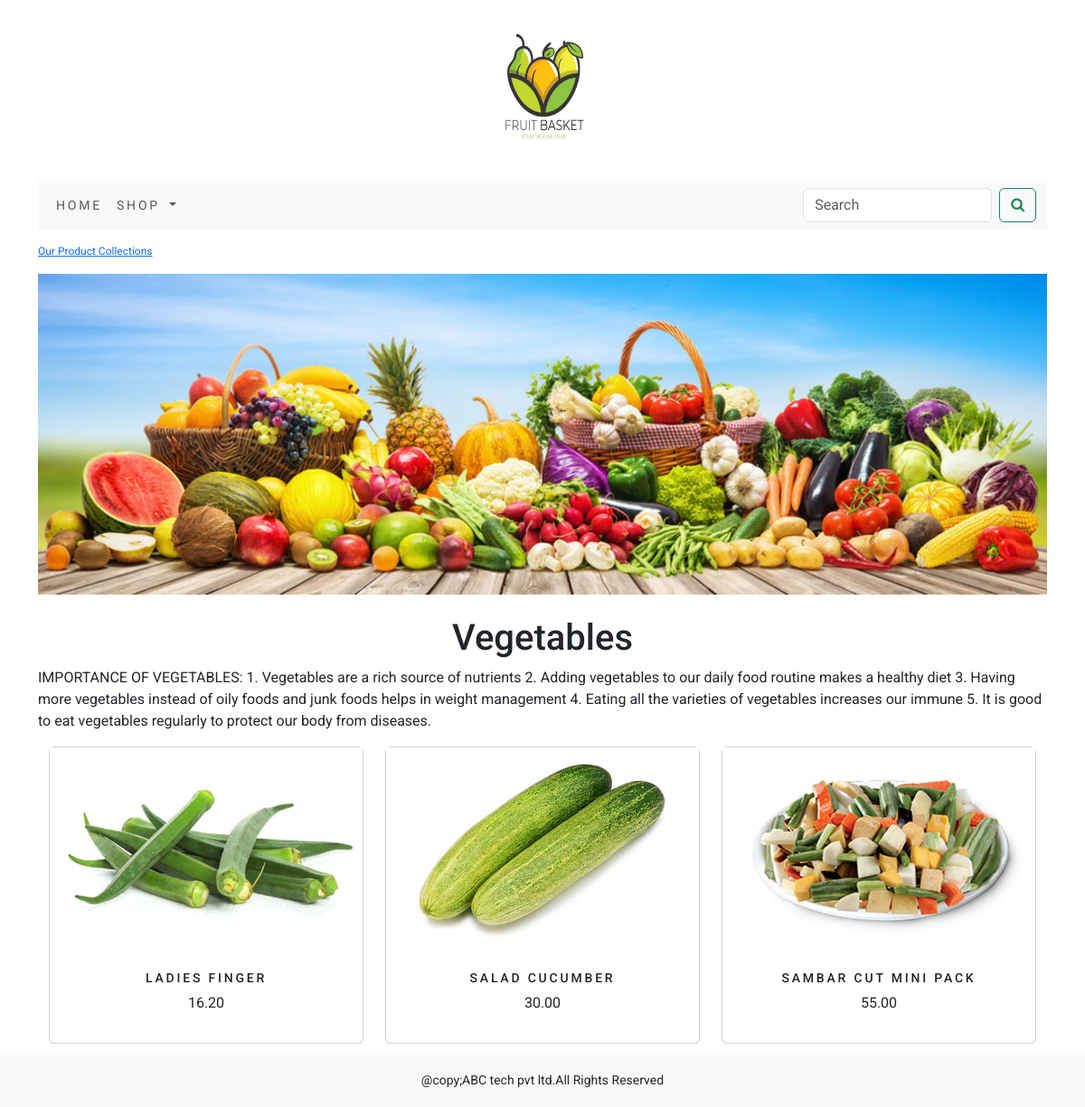
The page /shop/vegetables/ on the database its author committed.
### shop/models.py (models this page shows, shortened)
class Category(models.Model):
    name = models.CharField(max_length=250, unique=True)
    slug = models.SlugField(max_length=250, unique=True)
    description = models.TextField(blank=True)
    image = models.ImageField(upload_to='category', blank=True)
    class Meta:
        ordering = ('name',)
        verbose_name = 'category'
        verbose_name_plural = 'categories'
    def get_url(self):
        return reverse('shop:products_by_category',args=[self.slug])

class Product(models.Model):
    name = models.CharField(max_length=250, unique=True)
    slug = models.SlugField(max_length=250, unique=True)
    description = models.TextField(blank=True)
    price = models.DecimalField(max_digits=10, decimal_places=2)
    category = models.ForeignKey(Category, on_delete=models.CASCADE)
    image = models.ImageField(upload_to='product', blank=True)
    stock = models.IntegerField()
    available = models.BooleanField(default=True)
    created = models.DateTimeField(auto_now_add=True)
    updated = models.DateTimeField(auto_now=True)
    def get_url(self):
        return reverse('shop:prodCatdetail',args=[self.category.slug,self.slug])
    class Meta:
        ordering = ('name',)
        verbose_name = 'product'
        verbose_name_plural = 'products'

### shop/views.py (the view)
# urls.py: path('',views.allProdCat,name='allProdCat'),
def allProdCat(request,c_slug=None):
    c_page=None
    products_list=None
    if c_slug!=None:
        c_page=get_object_or_404(Category,slug=c_slug)
        products_list=Product.objects.all().filter(category=c_page,available=True)
    else:
        products_list=Product.objects.all().filter(available=True)
    paginator=Paginator(products_list,6)
    try:
        page=int(request.GET.get('page',1))
    except:
        page=1
    try:
        products=paginator.page(page)
    except (EmptyPage,InvalidPage):
        products=paginator.page(paginator.num_pages)
    return render(request,"category.html",{'category':c_page,'products':products})

### cart/context_processors.py (called while the page is built)
def counter(request):
    item_count=0
    if 'admin' in request.path:
        return {}
    else:
        try:
            cart=Cart.objects.filter(cart_id=_cart_id(request))
            cart_items=CartItem.objects.all().filter(cart=cart[:1])
            for cart_item in cart_items:
                item_count+=cart_item.quantity
        except Cart.DoesNotExist:
            item_count=0
    return dict(item_count=item_count)

### cart/views.py (called while the page is built)
def _cart_id(request):
    cart = request.session.session_key
    if not cart:
        cart = request.session.create()
    return cart

### shop/context_processors.py (called while the page is built)
def menu_links(request):
    links=Category.objects.all()
    return dict(links=links)

### templates/category.html (shortened to what this page needs)
{% extends 'base.html' %}
{% load static %}
{% block content %}
{% if category %}
    <div>
        <div class="row my_row_class">
            <div class="mx_auto">
            <p><a href="{% url 'shop:allProdCat' %}">Our Product Collections</a></p>
        </div>
            </div>
    </div>
    {% endif %}
<div class="mx_auto">
    {% if category %}
        <img class="my_image" src="{{category.image.url}}" alt="{{category.name}}">
</div>
<br>
<div>
    <h1 class="text-center my_title">{{category.name}}</h1>
    <p class="text-justify">{{category.description}}</p>
</div>
{% endif %}
<div class="container">
    <div class="row max-auto">
        {% for product in products.object_list %}
    <div class="my_bottom_margin col-9 col-sm-12 col-md-4 col-lg-4">
        <div class="card text-center" style="min-width:18rem;">
            <a href="{{product.get_url}}"><img class="card-image-top my_image" src="{{product.image.url}}" alt="{{product.name}}"></a>
        <div class="card-body">
            <h4>{{product.name}}</h4>
            <p>{{product.price}}</p>
        </div>
        </div>
    </div>
        {% endfor %}
</div>
</div>
    {% endblock %}

### static/css/custom.css (style rules this page uses)
body { font-family: "Roboto", sans-serif; }
.my_row_class { padding-top: 15px; }
.my_row_class .mx_auto { color : #000; font-size : 12px; }
.my_image { width : 100%; height :auto; }
.my_bottom_margin { margin-bottom : 10px; }
.card-body h4 { font-size : 14px; text-transform : uppercase; letter-spacing : .2em; }

### rows shown on the page
Category: image (picture), name "Vegetables", description "IMPORTANCE OF VEGETABLES: 1. Vegetables are a rich source of nutrients 2. Adding vegetables to our daily food routine makes a healthy diet 3. Having more vegetables instead of oily foods and junk foods helps in weight management 4. Eating all the varieties of vegetables increases our immune 5. It is good to eat vegetables regularly to protect our body from diseases."
Product: image (picture), name "LADIES FINGER", price "16.20"
Product: image (picture), name "SALAD CUCUMBER", price "30.00"
Product: image (picture), name "SAMBAR CUT MINI PACK", price "55.00"
